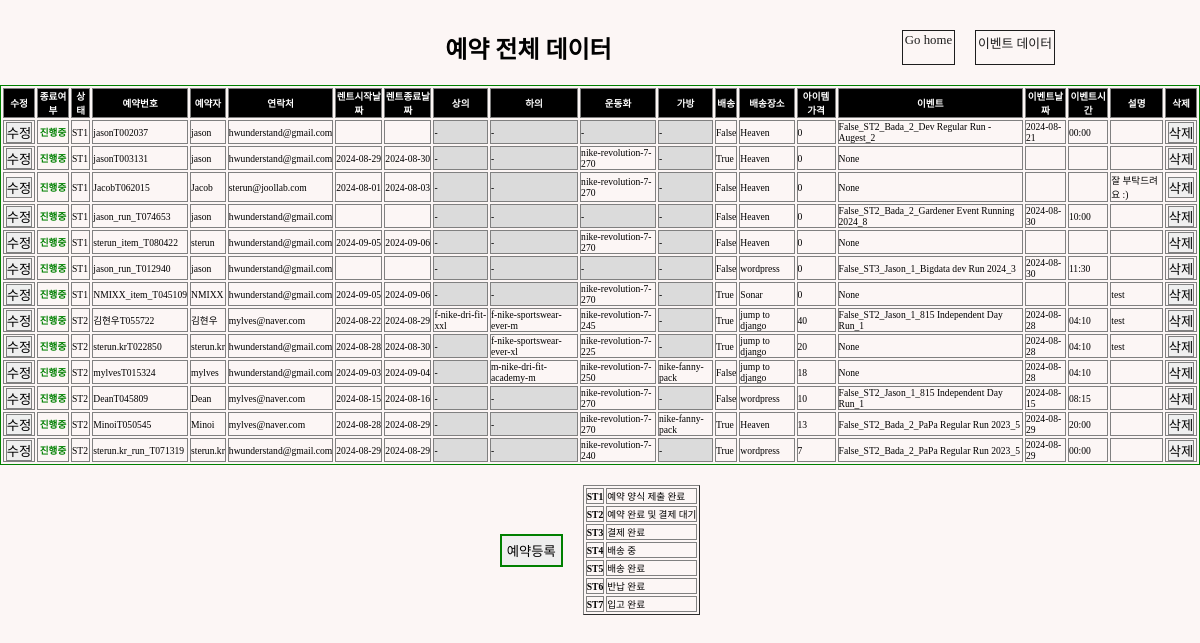
The app's page /data/ (signed in), older data.
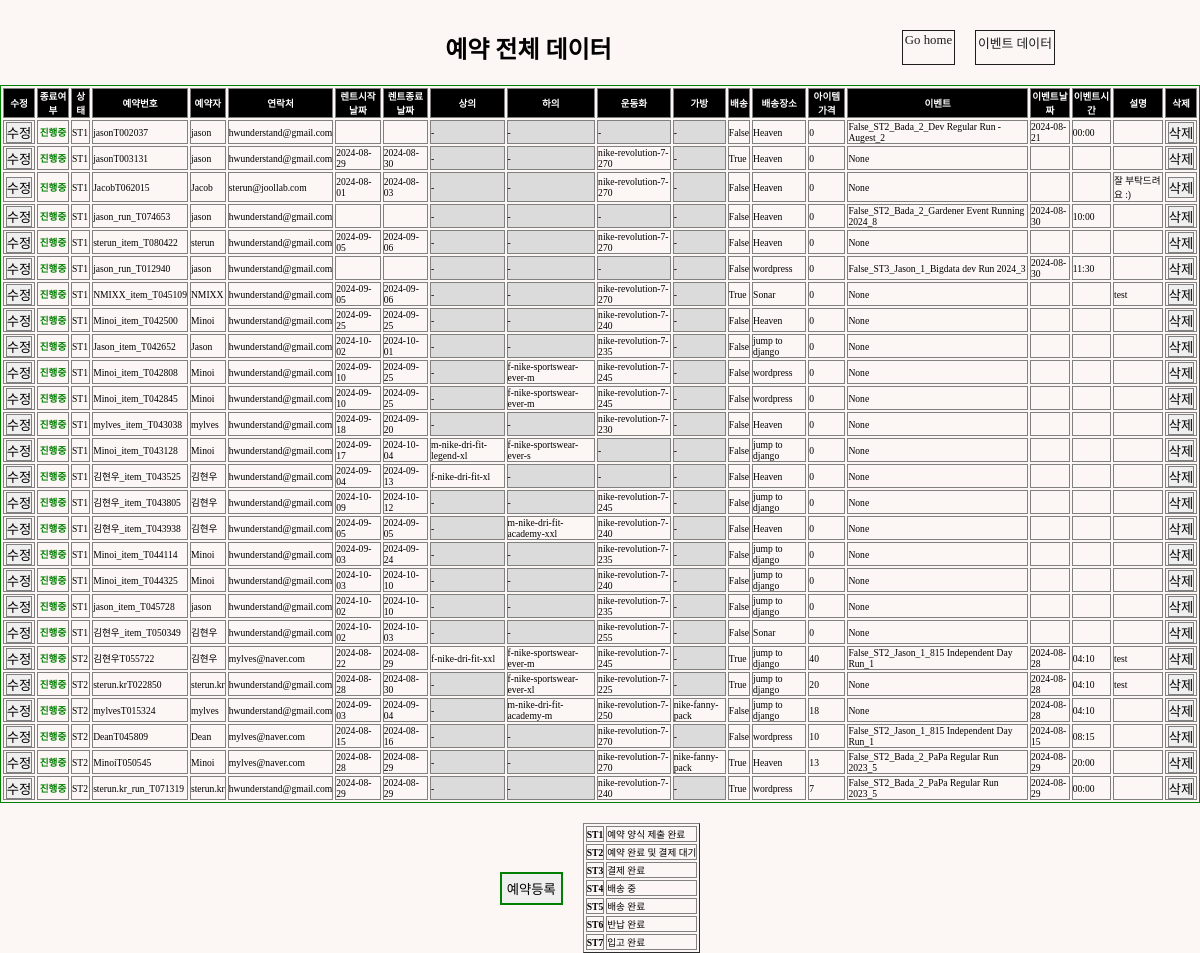
The same page, newer data.
### rental/models.py (models this page shows, shortened)
class Reservation(models.Model):
    STATUS_CHOICE = [
        ("ST1", "예약 양식 제출 완료"),
        ("ST2", "예약 완료 및 결제 대기"),
        ("ST3", "결제 완료"),
        ("ST4", "배송 중"),
        ("ST5", "배송 완료"),
        ("ST6", "반납 완료"),
        ("ST7", "입고 완료"),
    ]
    reserv_id = models.CharField(
        max_length=20,
        primary_key=True,
        default="Required_pk",
    )
    username = models.CharField(max_length=20)
    email = models.CharField(max_length=50, blank=False)
    address = models.CharField(max_length=50, blank=False)
    start_date = models.DateField(blank=True,null=True)
    start_time = models.TimeField(blank=True, null=True)
    end_date = models.DateField(blank=True,null=True)
    end_time = models.TimeField(blank=True, null=True)
    top = models.ForeignKey(
        Item,
        on_delete=models.CASCADE,
        limit_choices_to={"category": "top"},
        related_name="topName",
        blank=True,
        null=True,
    )
    top_q = models.IntegerField(default=0)
    bottom = models.ForeignKey(
        Item,
        on_delete=models.CASCADE,
        limit_choices_to={"category": "bottom"},
        related_name="bottomName",
        blank=True,
        null=True,
    )
    bottom_q = models.IntegerField(default=0)
    shoes = models.ForeignKey(
        Item,
        on_delete=models.CASCADE,
        limit_choices_to={"category": "shoes"},
        related_name="shoesName",
        blank=True,
        null=True,
    )
    bag = models.ForeignKey(
        Item,
        on_delete=models.CASCADE,
        limit_choices_to={"category": "bag"},
        related_name="bagName",
        blank=True,
        null=True,
    )
    event = models.ForeignKey(
        GuestRun,
        on_delete=models.CASCADE,
        blank=True,
        null=True,
    )
    event_date = models.DateField(blank=True,null=True)
    event_time = models.TimeField(blank=True, null=True)
    image = models.ImageField(upload_to="reservation", blank=True)
    message = models.TextField(blank=True)
    status = models.CharField(
        max_length=3,
        choices=STATUS_CHOICE,
        default="ST1",
    )
    amount = models.IntegerField(default=0)
    paypal_link = models.CharField(max_length=50, blank=False, default="-")
    delivery = models.BooleanField(default=False)
    completed = models.BooleanField(default=False)

### events/models.py (models this page shows)
class GuestRun(models.Model):
    STATUS_CHOICE = [
        ("ST1", "Checking"),
        ("ST2", "On-Sale"),
        ("ST3", "Sold-Out"),
        ("ST4", "Closed"),
    ]
    LEVEL = [
        ("800","Level-1, 800"),
        ("730","Level-2, 730"),
        ("700","Level-3, 700"),
        ("630","Level-4, 630"),
        ("600","Level-5, 600"),
        ("530","Level-6, 530"),
        ("Free","Full Access"),
    ]
    LANGUAGE = [
        ("KO","Korean"),
        ("EN","English"),
        ("JP","Japanese"),
        ("CN","Chinese"),
    ]
    event_id = models.AutoField(
        primary_key=True,
    )
    title = models.CharField(max_length=50)
    manager = models.ForeignKey(Manager, related_name="manager",blank=False, null=True, on_delete=models.SET_NULL)
    start_date = models.DateField(blank=True, null=True)
    start_time = models.TimeField(blank=True, null=True)
    end_date = models.DateField(blank=True, null=True)
    end_time = models.TimeField(blank=True, null=True)
    image = ResizedImageField(size=[1402,1000], upload_to="runMain", blank=True)
    route_image = ResizedImageField(size=[1402,1402], upload_to="runRoute", blank=True)
    start_point = models.CharField(max_length=50)
    status = models.CharField(
        max_length=8,
        choices=STATUS_CHOICE,
        default="ST1",
    )
    level = models.CharField(
        max_length=15,
        choices=LEVEL,
        default="Free",
    )
    lang = MultiSelectField(max_length=10, choices=LANGUAGE)
    amount = models.IntegerField(default=0)
    route = models.CharField(max_length=50, blank=False)
    map_link = models.CharField(max_length=100, blank=True, null=True)
    desc = models.TextField(blank=True)
    completed = models.BooleanField(default=False)
    def __str__(self):
        return str(self.completed) + "_" + str(self.status)+"_"+ str(self.manager) + "_" + str(self.title)+"_"+ str(self.event_id)

### community/models.py (models this page shows)
class Manager(models.Model):
    m_id = models.AutoField(primary_key=True)
    account = models.ForeignKey(User, on_delete=models.CASCADE)
    name = models.CharField(max_length=20)
    email = models.CharField(max_length=50, blank=False)
    age = models.IntegerField(default=0)
    image = ResizedImageField(size=[200,200], upload_to="avatar", blank=False)
    def __str__(self):
        return self.name + "_"+ str(self.m_id)

### items/models.py (models this page shows)
class Item(models.Model):
    CATEGORY = [
        ("shoes", "Shoes"),
        ("top", "Top"),
        ("bottom", "Bottom"),
        ("bag", "Bag & Pouch"),
        ("etc", "ETC"),
    ]
    SIZE = [
        ("Others", "free"),
        (
            "shoes",
            (
                ("220", "220mm"),
                ("225", "225mm"),
                ("230", "230mm"),
                ("235", "235mm"),
                ("240", "240mm"),
                ("245", "245mm"),
                ("250", "250mm"),
                ("255", "255mm"),
                ("260", "260mm"),
                ("265", "265mm"),
                ("270", "270mm"),
                ("275", "275mm"),
                ("280", "280mm"),
                ("285", "285mm"),
                ("290", "290mm"),
                ("295", "295mm"),
                ("300", "300mm"),
            ),
        ),
        (
            "top",
            (
                ("XS", "XS"),
                ("S", "S"),
                ("M", "M"),
                ("L", "L"),
                ("XL", "XL"),
                ("XXL", "XXL"),
            ),
        ),
        (
            "bottom",
            (
                ("XXS", "XXS"),
                ("XS", "XS"),
                ("S", "S"),
                ("M", "M"),
                ("L", "L"),
                ("XL", "XL"),
                ("XXL", "XXL"),
                ("3XL", "3XL"),
                ("4XL", "4XL"),
                ("5XL", "5XL"),
            ),
        ),
    ]
    GENDER = {("M", "Male"), ("F", "Female"), ("E", "NO Gender")}
    category = models.CharField(max_length=10, choices=CATEGORY)
    gender = models.CharField(max_length=1, blank=True, choices=GENDER)
    name = models.CharField(max_length=20, blank=True)
    model_num = models.CharField(primary_key=True, max_length=50, blank=True)
    size = models.CharField(max_length=10, blank=True, choices=SIZE)
    amount = models.IntegerField(default=0, blank=True)
    link = models.URLField(blank=True)
    def __str__(self):
        return self.model_num

### community/views.py (the view)
# urls.py: path("data/", views.data, name="data"),
def data(request):
    reservation = Reservation.objects.all().order_by("status")
    context = {"reservation": reservation}
    return render(request, "admin/data.html", context)

### templates/admin/data.html (shortened to what the changed rows need)
{% load static %}
<!DOCTYPE html>
<html lang="en">
  <head>
    <link rel="stylesheet" type="text/css" href="{% static 'css/sterna.css' %}"/>
    <link href="https://cdnjs.cloudflare.com/ajax/libs/bootstrap-datetimepicker/3.0.0/css/bootstrap-datetimepicker.min.css" rel="stylesheet"/>
  </head>
  <body>
    {% if user.is_staff %}
      <div class="tocenter">
        <div class="flex-row" style="width:100%; margin: 30px 0 20px 0; justify-content:space-around;">
          <div>
            <h2>예약 전체 데이터</h2>
          </div>
        </div>
      </div>
      <div>
        <table border="1px solid black" bordercolor="green" style="font-size:0.6rem; width:100%;">
          <tr style="background-color:black; color:white;">
            <th scope="col" style="width:30px; text-align:center">수정</th>
            <th scope="col" style="width:30px; text-align:center">종료여부</th>
            <th scope="col">상태</th>
            <th scope="col">예약번호</th>
            <th scope="col">예약자</th>
            <th scope="col">연락처</th>
            <th scope="col">렌트시작날짜</th>
            <th scope="col">렌트종료날짜</th>
            <th scope="col">상의</th>
            <th scope="col">하의</th>
            <th scope="col">운동화</th>
            <th scope="col">가방</th>
            <th scope="col">배송</th>
            <th scope="col">배송장소</th>
            <th scope="col">아이템 가격</th>
            <th scope="col">이벤트</th>
            <th scope="col">이벤트날짜</th>
            <th scope="col">이벤트시간</th>
            <th scope="col">설명</th>
            <th scop="com">삭제</th>
          </tr>
          {% for data in reservation %}
            <tr>
              <td style="width:30px; text-align:center">
                <a href="{% url "rental:update" data.pk %}">
                  <button>수정</button>
                </a>
              </td>
              {% if data.completed == True %}
                <td style="color:white; font-weight:bold; background-color:grey; text-align:center;">완료</td>
              {% else %}
                <td style="color:green; font-weight:bold; text-align:center;">진행중</td>
              {% endif %}
              <td>{{data.status}}</td>
              <td>{{data.reserv_id}}</td>
              <td>{{data.username}}</td>
              <td>{{data.email}}</td>
              <td>{{data.start_date | date:"Y-m-d"}}</td>
              <td>{{data.end_date | date:"Y-m-d"}}</td>
              {% if data.top.name == None %}
                <td style='background-color:#DBDBDB;'>-</td>
              {% else %}
                <td>{{data.top}}</td>
              {% endif %}
              {% if data.bottom.name == None %}
                <td style='background-color:#DBDBDB;'>-</td>
              {% else %}
                <td>{{data.bottom}}</td>
              {% endif %}
              {% if data.shoes.name == None %}
                <td style='background-color:#DBDBDB;'>-</td>
              {% else %}
                <td>{{data.shoes}}</td>
              {% endif %}
              {% if data.bag.name == None %}
                <td style='background-color:#DBDBDB;'>-</td>
              {% else %}
                <td>{{data.bag}}</td>
              {% endif %}
              <td>{{data.delivery}}</td>
              <td>{{data.address}}</td>
              <td>{{data.amount}}</td>
              <td>{{data.event}}</td>
              <td>{{data.event_date | date:"Y-m-d"}}</td>
              <td>{{data.event_time | time:"H:i"}}</td>
              <td>{{data.message}}</td>
              <td style="width:30px; text-align:center">
                <div class="del-button">
                  <a href="{% url "rental:delpage" data.pk %}">
                    <button>삭제</button>
                  </a>
                </div>
              </td>
            </tr>
          {% endfor %}
        </table>
        <div class="flex-row">
          <table style="margin:20px 0 0 20px;" border="1">
            <tr style='font-weight:normal; font-size:0.6rem;'>
              <th>ST1</th>
            </tr>
            <tr style='font-weight:normal; font-size:0.6rem;'>
              <th>ST2</th>
            </tr>
            <tr style='font-weight:normal; font-size:0.6rem;'>
              <th>ST3</th>
            </tr>
            <tr style='font-weight:normal; font-size:0.6rem;'>
              <th>ST4</th>
            </tr>
            <tr style='font-weight:normal; font-size:0.6rem;'>
              <th>ST5</th>
            </tr>
            <tr style='font-weight:normal; font-size:0.6rem;'>
              <th>ST6</th>
            </tr>
            <tr style='font-weight:normal; font-size:0.6rem;'>
              <th>ST7</th>
            </tr>
          </table>
        </div>
      </div>
    {% endif %}
  </body>
</html>

Row changes from the older to the newer data that the page shows:
added Reservation: completed "진행중", status "ST1", reserv_id "Minoi_item_T042500", username "Minoi", email "hwunderstand@gmail.com", start_date "2024-09-25", end_date "2024-09-25", shoes "nike-revolution-7-240", delivery "False", address "Heaven", amount "0", event "None"
added Reservation: completed "진행중", status "ST1", reserv_id "Jason_item_T042652", username "Jason", email "hwunderstand@gmail.com", start_date "2024-10-02", end_date "2024-10-01", shoes "nike-revolution-7-235", delivery "False", address "jump to django", amount "0", event "None"
added Reservation: completed "진행중", status "ST1", reserv_id "Minoi_item_T042808", username "Minoi", email "hwunderstand@gmail.com", start_date "2024-09-10", end_date "2024-09-25", bottom "f-nike-sportswear-ever-m", shoes "nike-revolution-7-245", delivery "False", address "wordpress", amount "0", event "None"
added Reservation: completed "진행중", status "ST1", reserv_id "Minoi_item_T042845", username "Minoi", email "hwunderstand@gmail.com", start_date "2024-09-10", end_date "2024-09-25", bottom "f-nike-sportswear-ever-m", shoes "nike-revolution-7-245", delivery "False", address "wordpress", amount "0", event "None"
added Reservation: completed "진행중", status "ST1", reserv_id "mylves_item_T043038", username "mylves", email "hwunderstand@gmail.com", start_date "2024-09-18", end_date "2024-09-20", shoes "nike-revolution-7-230", delivery "False", address "Heaven", amount "0", event "None"
added Reservation: completed "진행중", status "ST1", reserv_id "Minoi_item_T043128", username "Minoi", email "hwunderstand@gmail.com", start_date "2024-09-17", end_date "2024-10-04", top "m-nike-dri-fit-legend-xl", bottom "f-nike-sportswear-ever-s", delivery "False", address "jump to django", amount "0", event "None"
added Reservation: completed "진행중", status "ST1", reserv_id "김현우_item_T043525", username "김현우", email "hwunderstand@gmail.com", start_date "2024-09-04", end_date "2024-09-13", top "f-nike-dri-fit-xl", delivery "False", address "Heaven", amount "0", event "None"
added Reservation: completed "진행중", status "ST1", reserv_id "김현우_item_T043805", username "김현우", email "hwunderstand@gmail.com", start_date "2024-10-09", end_date "2024-10-12", shoes "nike-revolution-7-245", delivery "False", address "jump to django", amount "0", event "None"
added Reservation: completed "진행중", status "ST1", reserv_id "김현우_item_T043938", username "김현우", email "hwunderstand@gmail.com", start_date "2024-09-05", end_date "2024-09-05", bottom "m-nike-dri-fit-academy-xxl", shoes "nike-revolution-7-240", delivery "False", address "Heaven", amount "0", event "None"
added Reservation: completed "진행중", status "ST1", reserv_id "Minoi_item_T044114", username "Minoi", email "hwunderstand@gmail.com", start_date "2024-09-03", end_date "2024-09-24", shoes "nike-revolution-7-235", delivery "False", address "jump to django", amount "0", event "None"
added Reservation: completed "진행중", status "ST1", reserv_id "Minoi_item_T044325", username "Minoi", email "hwunderstand@gmail.com", start_date "2024-10-03", end_date "2024-10-10", shoes "nike-revolution-7-240", delivery "False", address "jump to django", amount "0", event "None"
added Reservation: completed "진행중", status "ST1", reserv_id "jason_item_T045728", username "jason", email "hwunderstand@gmail.com", start_date "2024-10-02", end_date "2024-10-10", shoes "nike-revolution-7-235", delivery "False", address "jump to django", amount "0", event "None"
added Reservation: completed "진행중", status "ST1", reserv_id "김현우_item_T050349", username "김현우", email "hwunderstand@gmail.com", start_date "2024-10-02", end_date "2024-10-03", shoes "nike-revolution-7-255", delivery "False", address "Sonar", amount "0", event "None"
